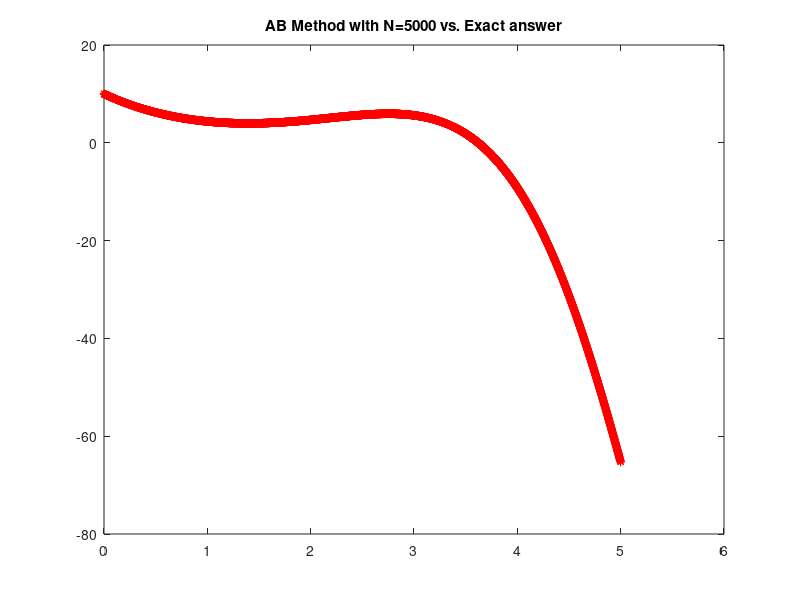
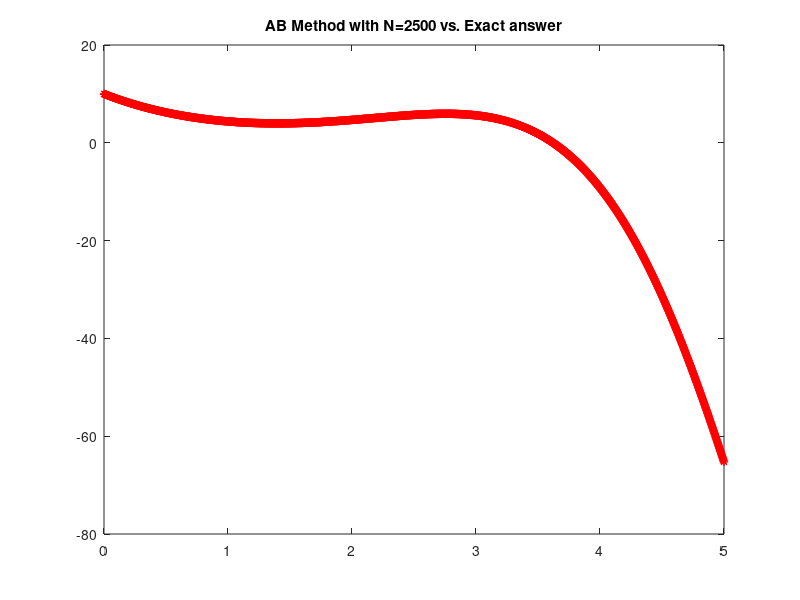
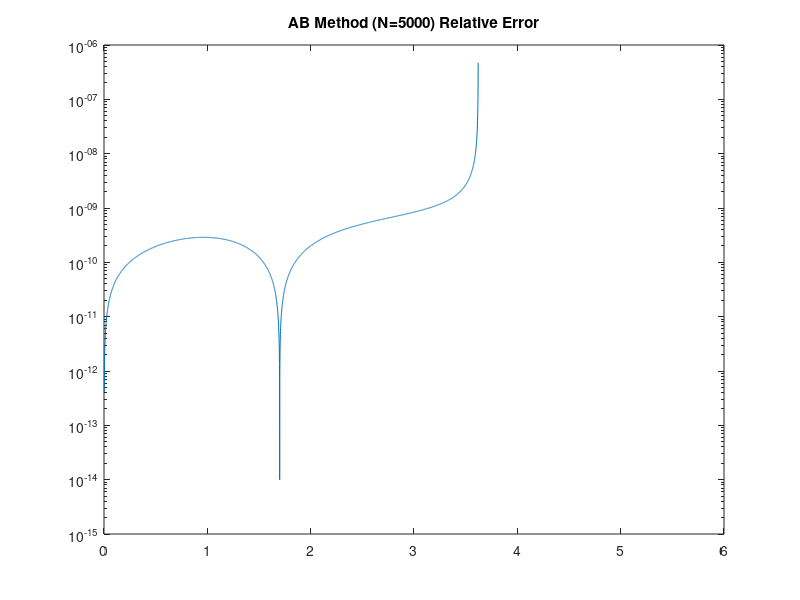
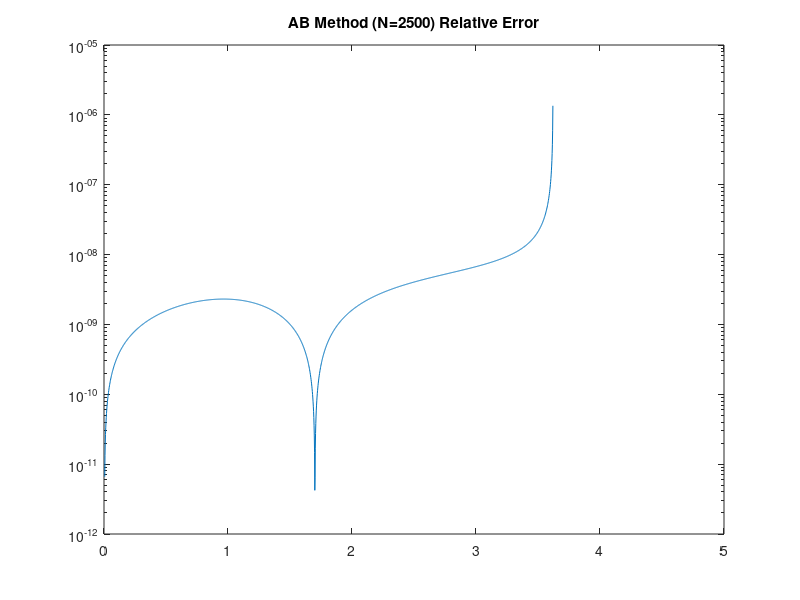

MATLAB code to generate these figures, in order:
% CERM_Lab_281021
% Exercise 1
            
            % Solving ODEs
            % Three-step Runge-Kutta (RK) Mehtod

clc
clear all
close all
format long

f = @(t,y) -y + exp(t) * sin(t);
yex = @(t) (51/5) * exp(-t) - 0.2 * exp(t) .* (cos(t) - 2 * sin(t));

y0 = 10;
T = 5;

            % Defining conditions for two solutions with N1 and N2

N1 = 5000; % This is considered RK1
N2 = 2500; % This is considered RK2

h1 = T/N1;
h2 = T/N2;

un1 = zeros(round(N1+1),1);
tn1 = zeros(round(N1+1),1);

un2 = zeros(round(N2+1),1);
tn2 = zeros(round(N2+1),1);

un1(1,1) = y0;
un2(1,1) = y0;

tn1(2, 1) = h1;
tn2(2, 1) = h2;

un1(2,1) = yex(tn1(2, 1));
un2(2,1) = yex(tn2(2, 1));

tic
for k = 2 : N1
    tn1(k+1, 1) = tn1(k, 1) + h1;
    f1 = f(tn1(k, 1), un1(k, 1));
    f2 = f(tn1(k, 1) + h1, un1(k, 1) + h1 * f1);
    f3 = f(tn1(k, 1) + h1 / 2 , un1(k, 1) + 0.25 * h1 * (f1 + f2));
    un1(k+1, 1) = un1(k, 1) + h1 * (f1 + f2 + 4 * f3) / 6;
end


for j = 2 : N2
    tn2(j+1, 1) = tn2(j, 1) + h2;
    f1 = f(tn2(j, 1), un2(j, 1));
    f2 = f(tn2(j, 1) + h2, un2(j, 1) + h2 * f1);
    f3 = f(tn2(j, 1) + h2/2 ,un2(j, 1) + 0.25 * h2 * (f1 + f2));
    un2(j+1, 1) = un2(j, 1) + h2 * (f1 + f2 + 4 * f3) / 6;
end
toc
            % Plotting RK Method Answers vs. Exact Answer
tmesh1 = [0 : h1 : T]';
tmesh2 = [0 : h2 : T]';

figure(1)
plot(tmesh1,yex(tmesh1), 'k', tn1,un1,'r*')
title("RK Method with N=5000 vs. Exact answer")

figure(2)
plot(tmesh2, yex(tmesh2), tn2, un2, 'r*')
title("RK Method with N=2500 vs. Exact answer")


            % Absolute and Relatve Errors on the Interval

abs_err_RK1 = abs( yex(tn1) - un1 );
abs_err_RK2 = abs( yex(tn2) - un2 );



rel_err_RK1 = abs_err_RK1 ./ yex(tn1);
rel_err_RK2 = abs_err_RK2 ./ yex(tn2);


figure(3)
semilogy(tn1,rel_err_RK1)
title("RK Method (N=5000) Relative Error")
figure(4)
semilogy(tn2,rel_err_RK2)
title("RK Method (N=2500) Relative Error")



            % Absolute and Relative Errors at Final Time

abs_error_endpoint_RK1 = abs( yex(tn1(end)) - un1(end) );
abs_error_endpoint_RK2 = abs( yex(tn2(end)) - un2(end) );


rel_error_endpoint_RK1 = abs( yex(tn1(end)) - un1(end)) ./ abs( yex( tn1(end) ) );
rel_error_endpoint_RK2 = abs( yex(tn2(end)) - un2(end)) ./ abs( yex( tn2(end) ) );


            % Absolute and Relative Maximum Norm on the Interval

abs_err_Norminf_RK1 = norm( abs_err_RK1, inf );
abs_err_Norminf_RK2 = norm( abs_err_RK2, inf );


rel_err_Norminf_RK1 = norm( abs_err_RK1, inf ) / norm( yex(tn1),inf );
rel_err_Norminf_RK2 = norm( abs_err_RK2, inf ) / norm( yex(tn2),inf );


            % Forward RK Method Empirical Order Calculation 
p_emp_RK = -log2(rel_err_Norminf_RK1/rel_err_Norminf_RK2)

%%
            
            % Solving ODEs
            % Three-step Adams-Bashforth (AB) Mehtod


clear all
close all
format long

f = @(t,y) -y + exp(t) * sin(t);
yex = @(t) (51/5) * exp(-t) - 0.2 * exp(t) .* (cos(t) - 2 * sin(t));

y0 = 10;
T = 5;

            % Defining conditions for two solutions with N1 and N2

N1 = 5000; % This is considered AB1
N2 = 2500; % This is considered AB2

h1 = T/N1;
h2 = T/N2;

un1 = zeros(round(N1+1),1);
tn1 = zeros(round(N1+1),1);

un2 = zeros(round(N2+1),1);
tn2 = zeros(round(N2+1),1);

un1(1,1) = y0;
un2(1,1) = y0;

tn1(2, 1) = h1;
tn2(2, 1) = h2;

un1(2,1) = yex(tn1(2, 1));
un2(2,1) = yex(tn2(2, 1));

tn1(3, 1) = 2 * h1;
tn2(3, 1) = 2 * h2;

un1(3,1) = yex(tn1(3, 1));
un2(3,1) = yex(tn2(3, 1));


tic
for k = 3 : N1
    tn1(k+1, 1) = tn1(k, 1) + h1;
    un1(k+1) = un1(k, 1) + h1 * ...
        (23/12 * f(tn1(k, 1),un1(k, 1)) ...
        - 16/12 * f(tn1(k - 1), un1(k - 1))  ...
        + 5/12 * f(tn1(k - 2), un1(k - 2)));
end


for j = 3 : N2
    tn2(j+1, 1) = tn2(j, 1) + h2;
    un2(j+1) = un2(j, 1) + h2 *[ ...
        23/12 * f(tn2(j, 1),un2(j, 1)) ...
        - 16/12 * f(tn2(j - 1), un2(j - 1))  ...
        + 5/12 *f(tn2(j - 2), un2(j - 2)) ] ;
    
end
toc
            % Plotting AB Method Answers vs. Exact Answer
tmesh1 = [0 : h1 : T]';
tmesh2 = [0 : h2 : T]';

figure(1)
plot(tmesh1,yex(tmesh1), 'k', tn1,un1,'r*')
title("AB Method with N=5000 vs. Exact answer")

figure(2)
plot(tmesh2, yex(tmesh2), tn2, un2, 'r*')
title("AB Method with N=2500 vs. Exact answer")


            % Absolute and Relatve Errors on the Interval

abs_err_AB1 = abs( yex(tn1) - un1 );
abs_err_AB2 = abs( yex(tn2) - un2 );



rel_err_AB1 = abs_err_AB1 ./ yex(tn1);
rel_err_AB2 = abs_err_AB2 ./ yex(tn2);


figure(3)
semilogy(tn1,rel_err_AB1)
title("AB Method (N=5000) Relative Error")
figure(4)
semilogy(tn2,rel_err_AB2)
title("AB Method (N=2500) Relative Error")



            % Absolute and Relative Errors at Final Time

abs_error_endpoint_AB1 = abs( yex(tn1(end)) - un1(end) );
abs_error_endpoint_AB2 = abs( yex(tn2(end)) - un2(end) );


rel_error_endpoint_AB1 = abs( yex(tn1(end)) - un1(end)) ./ abs( yex( tn1(end) ) );
rel_error_endpoint_AB2 = abs( yex(tn2(end)) - un2(end)) ./ abs( yex( tn2(end) ) );


            % Absolute and Relative Maximum Norm on the Interval

abs_err_Norminf_AB1 = norm( abs_err_AB1, inf );
abs_err_Norminf_AB2 = norm( abs_err_AB2, inf );


rel_err_Norminf_AB1 = norm( abs_err_AB1, inf ) / norm( yex(tn1),inf );
rel_err_Norminf_AB2 = norm( abs_err_AB2, inf ) / norm( yex(tn2),inf );


            % Forward AB Method Empirical Order Calculation 
p_emp_AB = -log2(rel_err_Norminf_AB1/rel_err_Norminf_AB2)
close all
